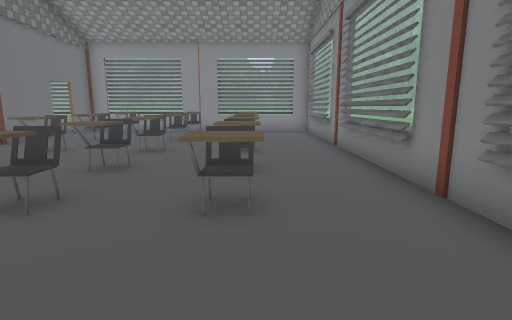
[1] (above)

21 first-person views from a walk through a 3-D level made in the Unity game engine. The camera is 1.2 m above the floor, tilts 10° down and sees 80° across. The floor is counted in squares, 1 m on a side. Each view is taken from the middle of a square. On the plan, view 1 faces up. The plan holds only what a view shows up to about 13 squares ahead; the rest is blank. The place goes on beyond the plan. The player is left out. Some animated figures are not drawn. Door leaves are left out, so doorways stand open. Some surface patterns are stand-ins.

[2]
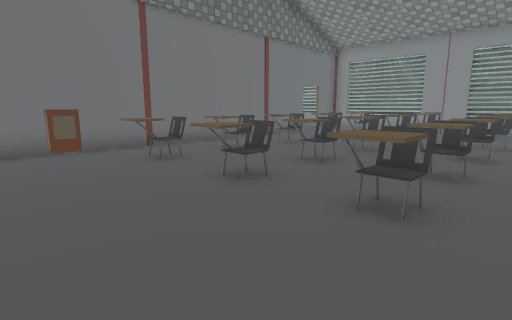

[3]
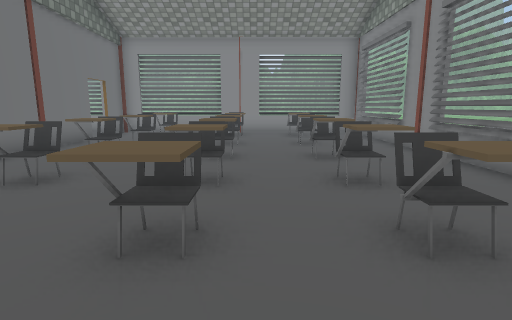

[4]
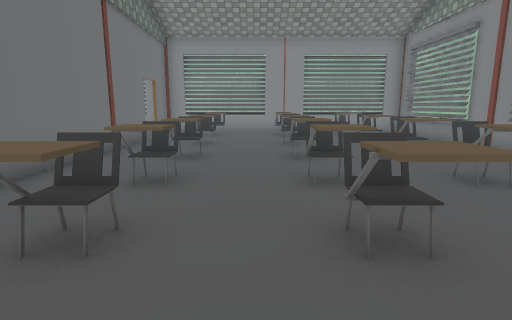

[5]
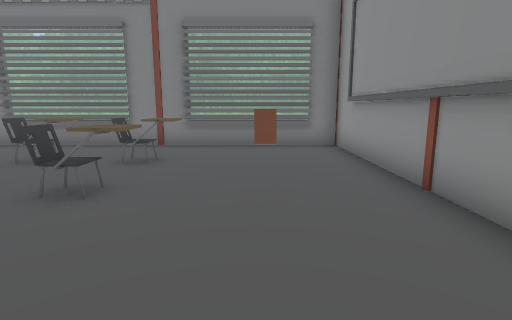

[6]
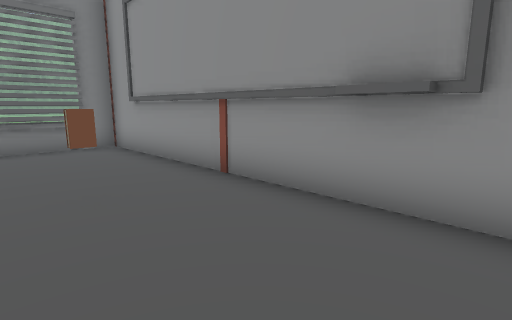

[7]
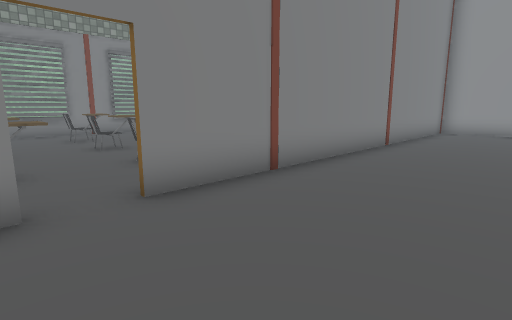

[8]
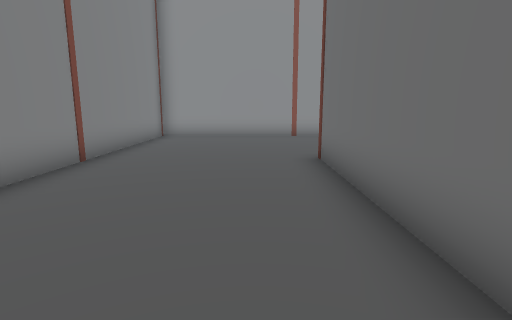

[9]
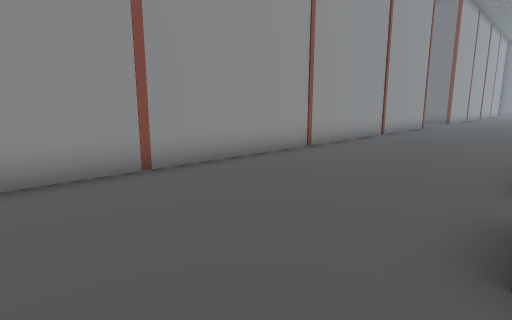

[10]
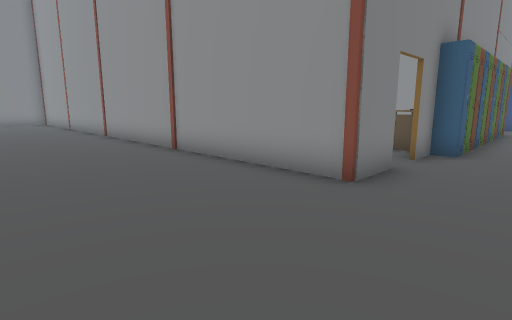

[11]
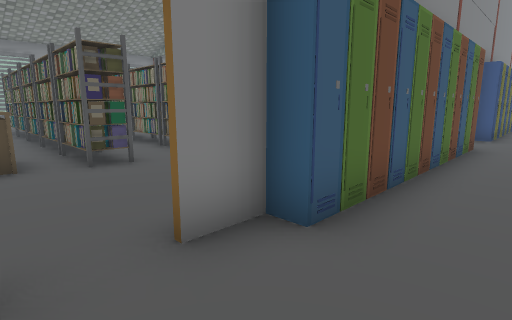

[12]
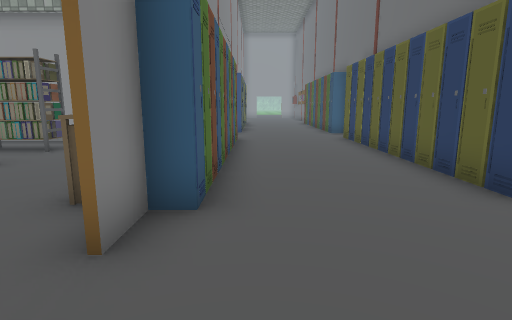

[13]
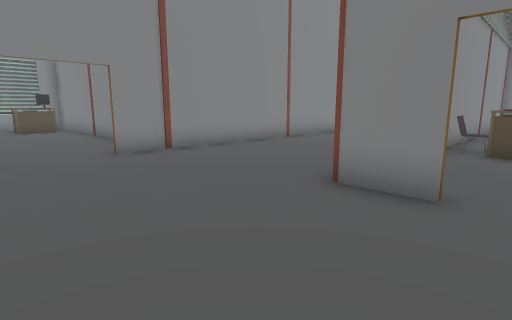

[14]
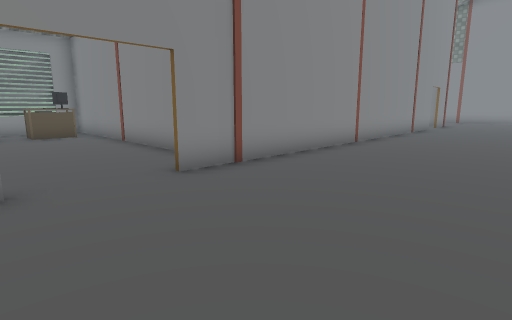

[15]
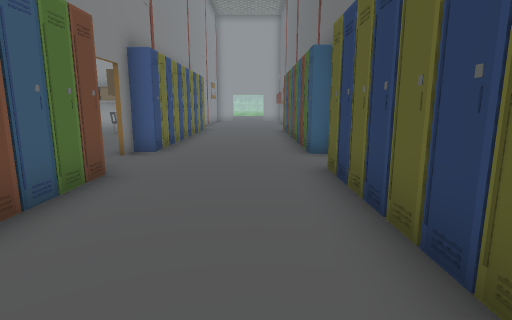

[16]
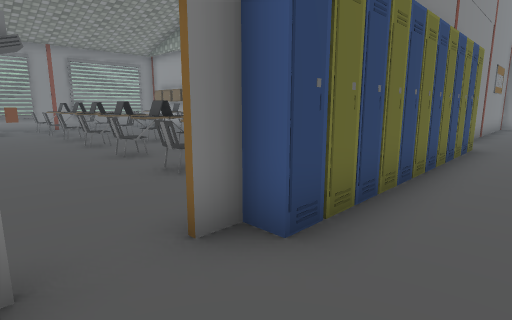

[17]
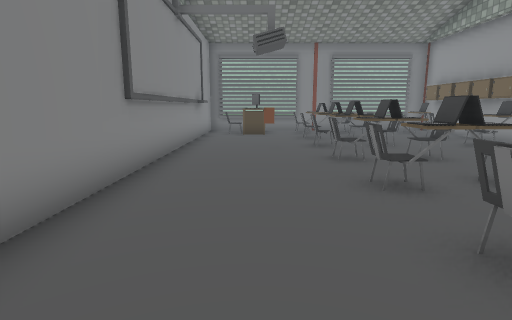

[18]
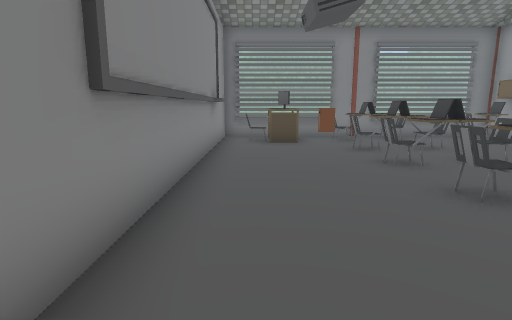

[19]
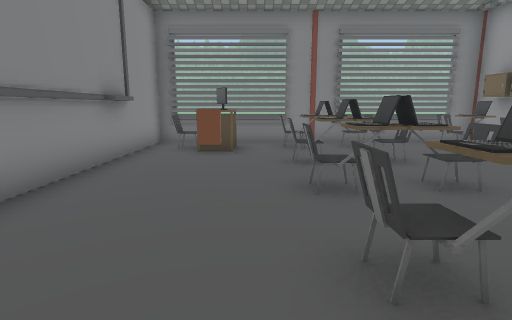

[20]
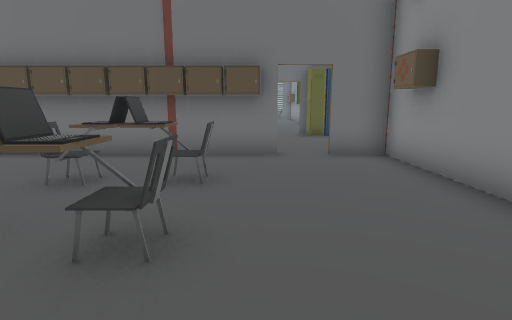

[21]
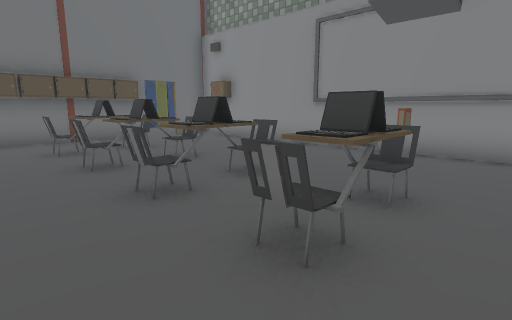

### Floor plan
Key: @ floor where view 1 was taken; # wall or solid block; . floor; D open door; = window, fence, low wall or low ledge; C chair; T thing the floor can be seen under or through; L locker; A table; R rack; M computer; P laptop; O other object.
Columns run from 34 left of view 1 to 3 right of it. Each row starts with its distance up from view 1.
 14                       . ..#.CC.C.CC .#
 13   AM#                  ...D.CC.C.CC..=
 12   AA#                 ....#..........=
 11  ...#                 ....#.CC.C.CC..=
 10  ...#                 ....#.CC.C.CC..#
  9  ...#               # ....#.C..C..C..#
  8  ...#               # ....#.CC.C.CC.==
  7  ...#               # ....#..........=
  6  ...                # ....#.CC.C.CC..=
  5 DD.D#               # ....#.CC.C.CC..#
  4 DDDD###########   DD##....#.CC.C..C..#
  3 ..........................#.CC.C.CC..#
  2 ..........................#..........=
  1 ..........................#....O.....=
  0 ..........................#.......@..=
 -1 ..........................#.##########
 -2 ....## ###C##################       ##
 -3  ...D ...A
 -4 ....D ...AA..
 -5 ....T ...RRRRRRRRRRR
 -6 L...L ...RR RRRRRR
 -7 L...L  ......
 -8 L...L  ..RRRRROO
 -9 L...L  ...   ..
-10 L...L   .RR
-11 L...L    RR
-12 L...L
-13 L...L#################
-14 L...#..............C=
-15 ....D.........O...AM=
-16 L...LL..............=
-17 L...LL.C.CC.C.CCCC.C#
-18 L...LL.P.PC.C.PPCPCO#
-19 L...LL.C.CC.O..C.O.C#
-20 L...LL..............=
-21 O...LL..  ..........=

Positions as (right, up) in squares from view 1, and headings:
1: (0, 0), facing up
2: (1, 0), facing up-left
3: (-2, 1), facing up
4: (-4, 1), facing up
5: (-7, 1), facing right
6: (-7, 2), facing down-right
7: (-12, 14), facing down-right
8: (-12, 11), facing down
9: (-11, 4), facing down-left
10: (-32, 3), facing down-right
11: (-32, -3), facing down-right
12: (-31, -2), facing down
13: (-34, -4), facing up-right
14: (-34, -1), facing up-right
15: (-33, -8), facing down
16: (-32, -14), facing down-right
17: (-29, -15), facing right
18: (-26, -14), facing right
19: (-24, -16), facing right
20: (-22, -16), facing left
21: (-18, -21), facing up-left
